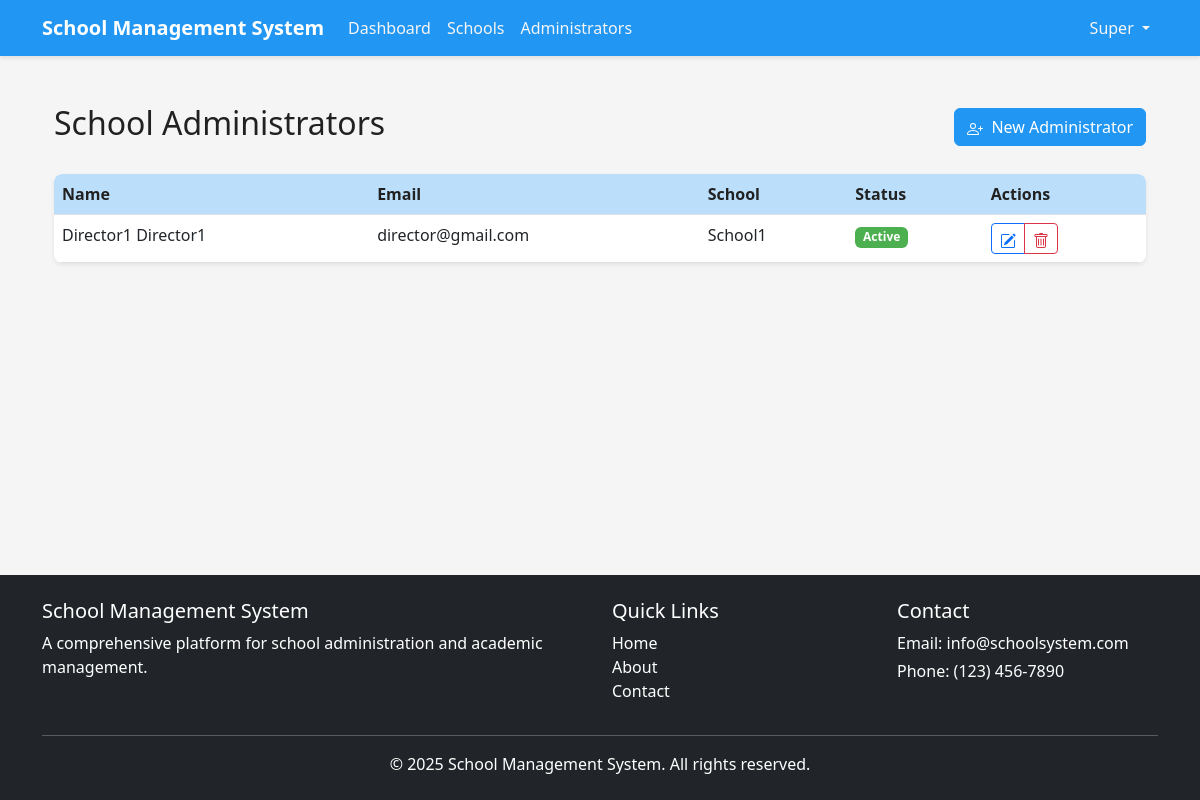
Page /super-admin/admins (signed in) on the committed database.
### app/models/user.py (models this page shows, shortened)
class User(db.Model, UserMixin):
    id = db.Column(db.Integer, primary_key=True)
    school_id = db.Column(db.Integer, db.ForeignKey('school.id'), nullable=True)
    first_name = db.Column(db.String(50), nullable=False)
    last_name = db.Column(db.String(50), nullable=False)
    email = db.Column(db.String(120), unique=True, nullable=False)
    password_hash = db.Column(db.String(60), nullable=False)
    is_active = db.Column(db.Boolean, default=True)
    created_at = db.Column(db.DateTime, default=datetime.utcnow)
    updated_at = db.Column(db.DateTime, default=datetime.utcnow, onupdate=datetime.utcnow)
    roles = db.relationship('Role', secondary=user_roles, lazy='subquery',
                            backref=db.backref('users', lazy=True))
    school = db.relationship('School', backref='users')
    children = db.relationship(
        'User',
        secondary=parent_student,
        primaryjoin=(parent_student.c.parent_id == id),
        secondaryjoin=(parent_student.c.student_id == id),
        backref=db.backref('parents', lazy='dynamic'),
        lazy='dynamic'
    )
    teaching_subjects = db.relationship(
        'Subject',
        secondary=teacher_subject,
        lazy='subquery',
        backref=db.backref('teachers', lazy=True)
    )
    enrolled_subjects = db.relationship(
        'Subject',
        secondary=subject_enrollment,
        lazy='subquery',
        backref=db.backref('students', lazy=True)
    )
    grades = db.relationship('Grade', backref='student', lazy=True,
                            foreign_keys='Grade.student_id')
    attendances = db.relationship('Attendance', backref='student', lazy=True,
                                foreign_keys='Attendance.student_id')
    def has_role(self, role_name):
        return any(role.name == role_name for role in self.roles)
    def is_super_admin(self):
        return self.has_role('super_admin')
    @property
    def full_name(self):
        return f"{self.first_name} {self.last_name}"

### app/models/school.py (models this page shows, shortened)
class School(db.Model):
    id = db.Column(db.Integer, primary_key=True)
    name = db.Column(db.String(100), nullable=False)
    address = db.Column(db.String(200))
    city = db.Column(db.String(50))
    state = db.Column(db.String(50))
    zip_code = db.Column(db.String(20))
    country = db.Column(db.String(50))
    phone = db.Column(db.String(20))
    email = db.Column(db.String(120))
    website = db.Column(db.String(120))
    description = db.Column(db.Text)
    logo = db.Column(db.String(255))
    created_at = db.Column(db.DateTime, default=datetime.utcnow)
    updated_at = db.Column(db.DateTime, default=datetime.utcnow, onupdate=datetime.utcnow)
    subjects = db.relationship('Subject', backref='school', lazy=True)
    schedules = db.relationship('Schedule', backref='school', lazy=True)

### app/views/super_admin.py (the view)
@super_admin.route('/admins')
@login_required
@super_admin_required
def admins_list():
    admins = User.query.join(User.roles).filter(Role.name == 'admin').order_by(User.last_name).all()
    return render_template('super_admin/admins/list.html', admins=admins)

### app/models/user.py (called while the page is built)
@login_manager.user_loader
def load_user(user_id):
    return User.query.get(int(user_id))

### app/utils/access_control.py (called while the page is built)
def role_required(*roles):
    def decorator(f):
        @wraps(f)
        def decorated_function(*args, **kwargs):
            if not current_user.is_authenticated:
                flash('Please log in to access this page.', 'warning')
                return redirect(url_for('auth.login'))
            has_role = False
            for role in roles:
                if current_user.has_role(role):
                    has_role = True
                    break
            if not has_role:
                abort(403)
            return f(*args, **kwargs)
        return decorated_function
    return decorator

### run.py (called while the page is built)
@app.context_processor
def inject_now():
    return {'now': datetime.utcnow()}

### app/templates/super_admin/admins/list.html (shortened to what this page needs)
{% extends "base.html" %}
{% block content %}
<div class="container py-4">
    <div class="d-flex justify-content-between align-items-center mb-4">
        <h1 class="h2">School Administrators</h1>
        <a href="{{ url_for('super_admin.create_admin') }}" class="btn btn-primary">
            New Administrator
        </a>
    </div>
    <div class="card shadow-sm">
        <div class="card-body p-0">
            <div class="table-container">
                <table class="table table-hover mb-0">
                    <thead>
                        <tr>
                            <th>Name</th>
                            <th>Email</th>
                            <th>School</th>
                            <th>Status</th>
                            <th>Actions</th>
                        </tr>
                    </thead>
                    <tbody>
                        {% if admins %}
                            {% for admin in admins %}
                                <tr>
                                    <td>{{ admin.full_name }}</td>
                                    <td>{{ admin.email }}</td>
                                    <td>{{ admin.school.name if admin.school else 'N/A' }}</td>
                                    <td>
                                        {% if admin.is_active %}
                                            <span class="badge bg-success">Active</span>
                                        {% else %}
                                            <span class="badge bg-danger">Inactive</span>
                                        {% endif %}
                                    </td>
                                    <td>
                                        <div class="btn-group btn-group-sm">
                                            <a href="{{ url_for('super_admin.edit_admin', admin_id=admin.id) }}" class="btn btn-outline-primary">
                                            </a>
                                            <button type="button" class="btn btn-outline-danger" data-bs-toggle="modal" data-bs-target="#deleteAdminModal{{ admin.id }}">
                                            </button>
                                        </div>
                                    </td>
                                </tr>
                            {% endfor %}
                        {% else %}
                            <tr>
                                <td colspan="5" class="text-center py-3">No administrators found. <a href="{{ url_for('super_admin.create_admin') }}">Create a new administrator</a>.</td>
                            </tr>
                        {% endif %}
                    </tbody>
                </table>
            </div>
        </div>
    </div>
</div>
{% endblock %}

### app/templates/base.html (shortened to what this page needs)
<!DOCTYPE html>
<html lang="en">
<head>
    <link rel="stylesheet" href="{{ url_for('static', filename='css/bootstrap.min.css') }}">
    <link rel="stylesheet" href="{{ url_for('static', filename='css/style.css') }}">
</head>
<body>
    <header>
        <nav class="navbar navbar-expand-lg navbar-dark bg-primary">
            <div class="container">
                <a class="navbar-brand" href="{{ url_for('main.index') }}">
                    <span class="fw-bold">School Management System</span>
                </a>
                <div class="collapse navbar-collapse" id="navbarNav">
                    <ul class="navbar-nav me-auto">
                        {% if current_user.is_authenticated %}
                            {% if current_user.is_super_admin() %}
                                <li class="nav-item">
                                    <a class="nav-link" href="{{ url_for('super_admin.dashboard') }}">Dashboard</a>
                                </li>
                                <li class="nav-item">
                                    <a class="nav-link" href="{{ url_for('super_admin.schools_list') }}">Schools</a>
                                </li>
                                <li class="nav-item">
                                    <a class="nav-link" href="{{ url_for('super_admin.admins_list') }}">Administrators</a>
                                </li>
                            {% endif %}
                        {% endif %}
                    </ul>
                    <ul class="navbar-nav">
                        {% if current_user.is_authenticated %}
                            <li class="nav-item dropdown">
                                <a class="nav-link dropdown-toggle" href="#" id="userDropdown" role="button" data-bs-toggle="dropdown">
                                    {{ current_user.first_name }}
                                </a>
                            </li>
                        {% else %}
                            <li class="nav-item">
                                <a class="nav-link" href="{{ url_for('auth.login') }}">Login</a>
                            </li>
                        {% endif %}
                    </ul>
                </div>
            </div>
        </nav>
    </header>
    <main class="container my-4">
        {% block content %}{% endblock %}
    </main>
    <footer class="bg-dark text-white py-4 mt-5">
        <div class="container">
            <div class="row">
                <div class="col-md-6">
                    <h5>School Management System</h5>
                    <p>A comprehensive platform for school administration and academic management.</p>
                </div>
                <div class="col-md-3">
                    <h5>Quick Links</h5>
                    <ul class="list-unstyled">
                        <li><a href="{{ url_for('main.index') }}" class="text-decoration-none text-white">Home</a></li>
                        <li><a href="{{ url_for('main.about') }}" class="text-decoration-none text-white">About</a></li>
                        <li><a href="{{ url_for('main.contact') }}" class="text-decoration-none text-white">Contact</a></li>
                    </ul>
                </div>
                <div class="col-md-3">
                    <h5>Contact</h5>
                    <address class="mb-0">
                        <p class="mb-1">Email: info@schoolsystem.com</p>
                        <p class="mb-1">Phone: (123) 456-7890</p>
                    </address>
                </div>
            </div>
            <hr>
            <div class="text-center">
                <p class="mb-0">&copy; {{ now.year }} School Management System. All rights reserved.</p>
            </div>
        </div>
    </footer>
</body>
</html>

### app/static/css/style.css (style rules this page uses)
:root { --primary-color: #2196f3; --primary-dark: #1976d2; --primary-light: #bbdefb; --secondary-color: #4caf50; --secondary-dark: #388e3c; --secondary-light: #c8e6c9; --accent-color: #009688; --text-dark: #212121; --text-medium: #757575; --text-light: #f5f5f5; --background-light: #ffffff; --background-grey: #f5f5f5; --danger-color: #f44336; --warning-color: #ff9800; --success-color: #4caf50; --info-color: #2196f3; }
body { font-family: 'Segoe UI', Tahoma, Geneva, Verdana, sans-serif; color: var(--text-dark); background-color: var(--background-grey); min-height: 100vh; display: flex; flex-direction: column; }
main { flex: 1; }
.btn-primary { background-color: var(--primary-color); border-color: var(--primary-color); }
.bg-primary { background-color: var(--primary-color) !important; }
.bg-success { background-color: var(--secondary-color) !important; }
.card { border-radius: 8px; overflow: hidden; border: none; box-shadow: 0 2px 4px rgba(0, 0, 0, 0.1); transition: all 0.3s ease; }
.table-container { background-color: var(--background-light); border-radius: 8px; box-shadow: 0 2px 4px rgba(0, 0, 0, 0.1); overflow: hidden; }
.table th { background-color: var(--primary-light); color: var(--text-dark); font-weight: 600; }
.navbar { box-shadow: 0 2px 4px rgba(0, 0, 0, 0.1); }
.navbar-brand { font-weight: 700; }
.navbar-dark .navbar-nav .nav-link { color: var(--text-light); }
footer { padding: 2rem 0; margin-top: auto; }

### rows in the picture
User: first_name "Super"
User: full_name "Director1 Director1", email "director@gmail.com", school "School1", is_active "Active"
